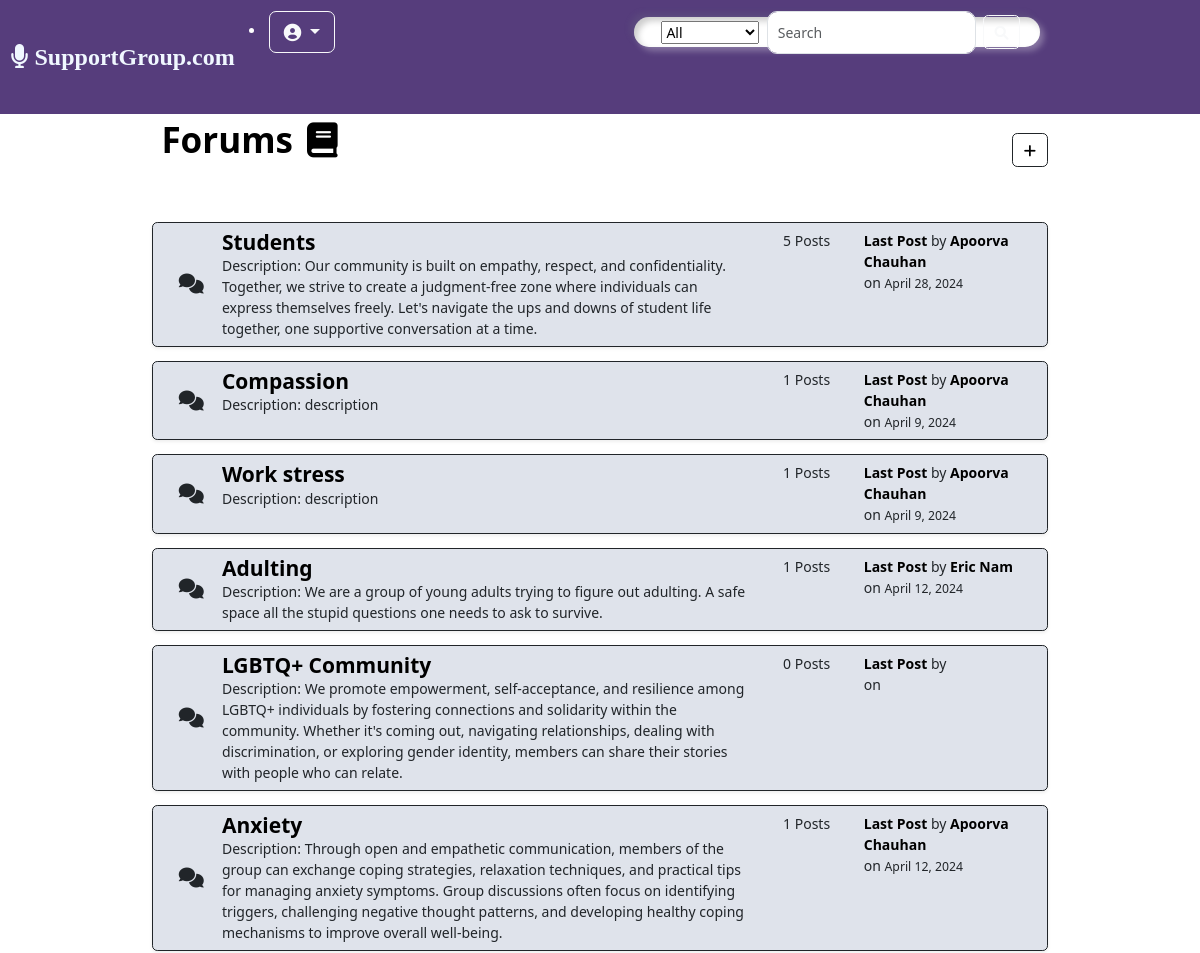
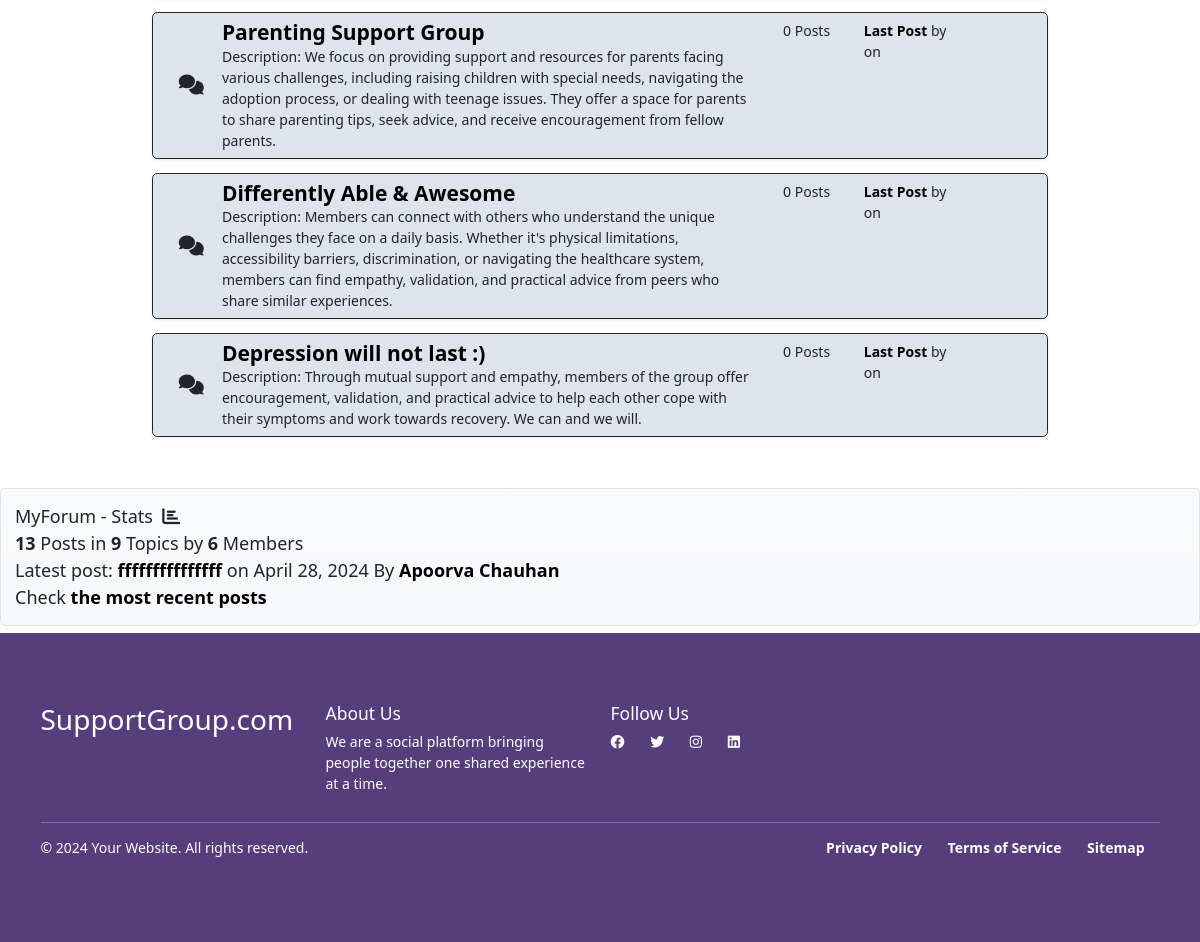
/ (signed in), run on an earlier commit of the app's database (2 pictures, top to bottom).
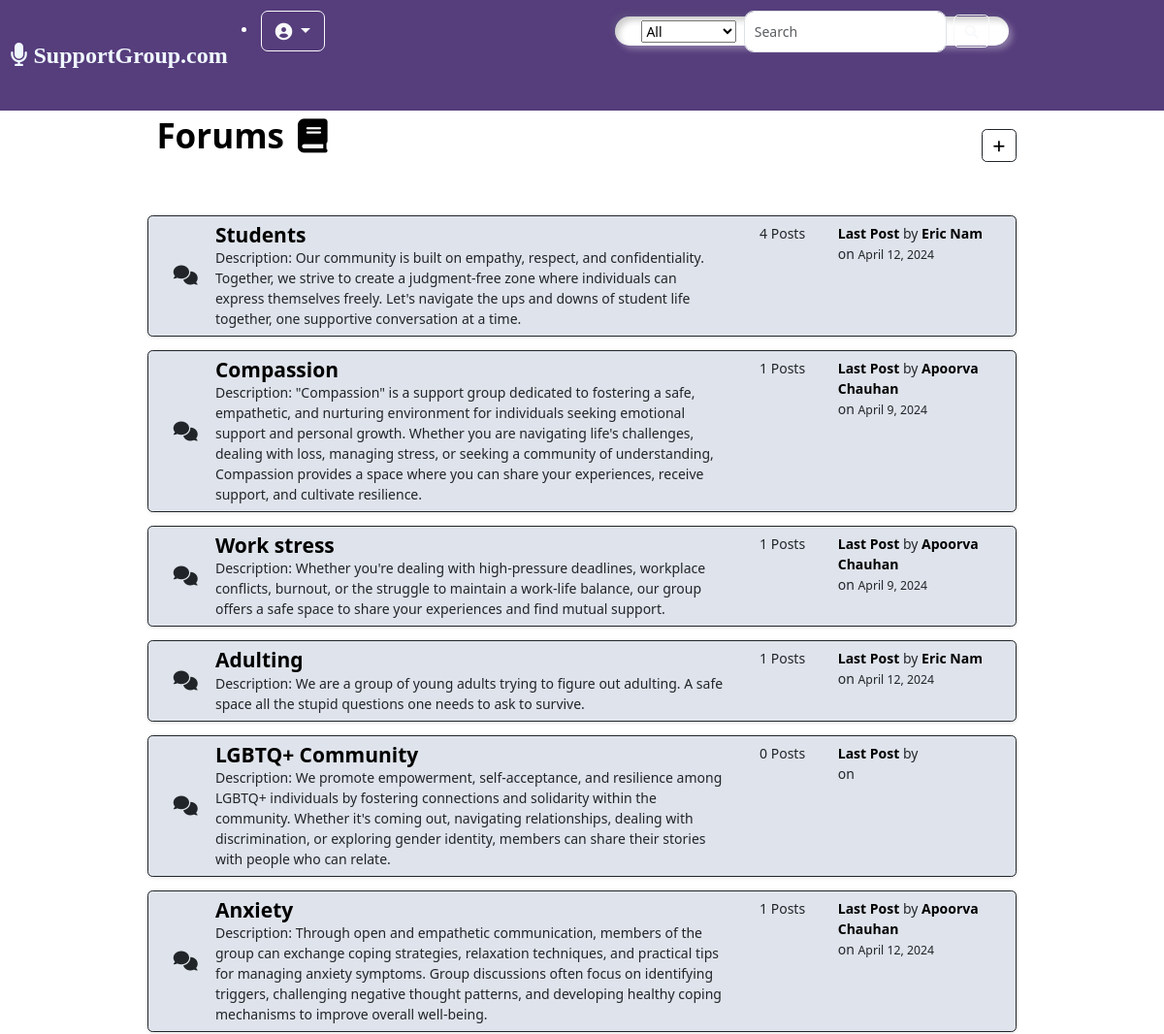
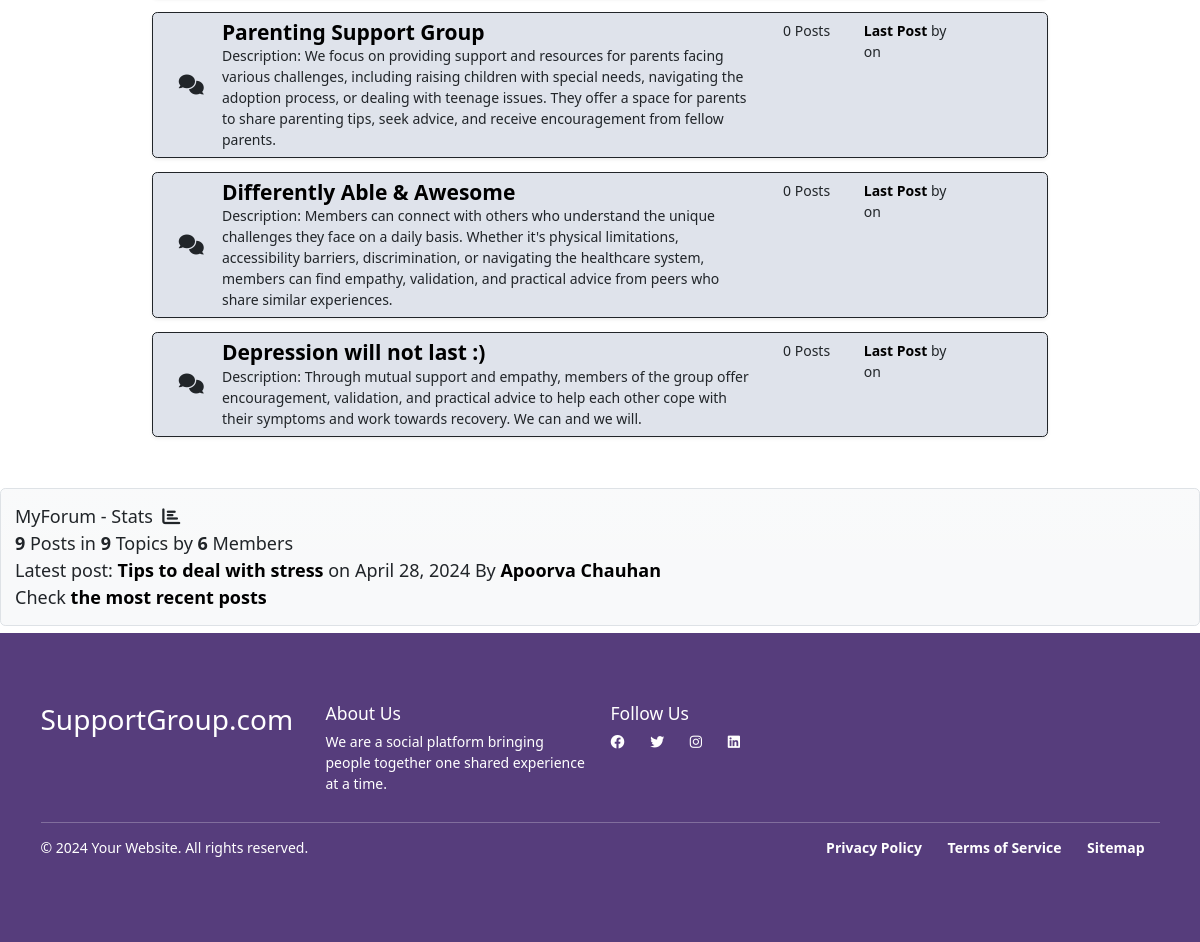
And on a later commit of the database (2 pictures, top to bottom).
### main/models.py (models this page shows, shortened)
class Category(models.Model):
    title = models.CharField(max_length=50)
    slug = models.SlugField(max_length=400, unique=True, blank=True)
    description = models.TextField(default="description")
    class Meta:
        verbose_name_plural = 'categories'
    def get_url(self):
        return reverse("posts", kwargs={
            "slug":self.slug
        })
    @property
    def num_posts(self):
        return Post.objects.filter(categories=self).count()
    @property
    def last_post(self):
        return Post.objects.filter(categories=self).latest("date")

class Post(models.Model):
    title = models.CharField(max_length=400)
    slug = models.SlugField(max_length=400, unique=True, blank=True)
    user = models.ForeignKey(Author, on_delete=models.CASCADE)
    content = HTMLField()
    categories = models.ManyToManyField(Category)
    date = models.DateTimeField(auto_now_add=True)
    approved = models.BooleanField(default=True)
    hit_count_generic = GenericRelation(HitCount, object_id_field='object_pk',
        related_query_name='hit_count_generic_relation'
    )
    tags = TaggableManager()
    comments = models.ManyToManyField(Comment, blank=True)
    closed = models.BooleanField(default=False)
    state = models.CharField(max_length=40, default="zero")
    def get_url(self):
        return reverse("detail", kwargs={
            "slug":self.slug
        })

class Author(models.Model):
    user = models.ForeignKey(User, on_delete=models.CASCADE)
    fullname = models.CharField(max_length=40, blank=True)
    slug  = models.SlugField(max_length=400, unique=True, blank=True)
    bio = HTMLField()
    points = models.IntegerField(default=0)
    profile_pic = ResizedImageField(size=[50,80], quality=100, upload_to="authors", default=None, null=True, blank=True)

### main/views.py (the view)
# urls.py: path("", home, name="home"),
def home(request):
    forums = Category.objects.all()
    num_posts = Post.objects.all().count()
    num_users = User.objects.all().count()
    num_categories = forums.count()
    last_post = Post.objects.latest("date")
    context = {
        "forums":forums,
        "num_posts":num_posts,
        "num_users":num_users,
        "num_categories":num_categories,
        "last_post":last_post,
        "title": "Home Page",
    }
    return render(request, "forums.html",context)

### main/context_processors.py (called while the page is built, shortened)
def searchFunction(request):
    search_context = {}
    posts = Post.objects.all()
    return search_context

### templates/forums.html
{% extends 'base.html' %}
{% block content %}
    <div class="container">
        <div class="subforum">
            <div class="subforum-title">
                <h1 style="font-weight: bolder; text-align: left; color: black; margin-bottom: 0%; margin-top: 3%;"><b>Forums</b><i class="fa fa-book ms-3"></i>
                    {% if user.is_authenticated %}
                    <button type="button" class="btn btn-outline-dark" style="margin-left: 97%; margin-top: -8%;"><a href="{% url 'create_post' %}"><i class="fa fa-plus"></i></a></button>
                    {% endif %}
                </h1>
            </div>
            {% for forum in forums %}
            <div class="subforum-row mt-3 p-2 border border-dark align-middle shadow-sm rounded" style="background-color: #dfe3eb; border-color: #4B4453;">
                <div class="subforum-icon subforum-column center" >
                    <i class="fa fa-comments"></i>
                </div>
                <div class="subforum-description subforum-column" >
                    <h4><a href="{{forum.get_url}}">{{forum.title}}</a></h4>
                    <p>Description: {{forum.description}}</p>
                </div>
                <div class="subforum-stats subforum-column" style="text-align: center;">
                    <span>{{forum.num_posts}} Posts</span>
                </div>
                <div class="subforum-info subforum-column" >
                    <b><a href="{{forum.last_post.get_url}}">Last Post</a></b> by <a href="">{{forum.last_post.user.fullname|title}}</a>
                    <br>
                    on <small>{{forum.last_post.date|date}}</small>
                </div>
            </div>
            {% endfor %}
        </div>
    </div>
     <div class="d-block bg-light bg-gradient  p-3 mb-2 rounded border" style="font-size: large;">
        <div class="chart">
            MyForum - Stats &nbsp;<i class="fa fa-bar-chart"></i>
        </div>
        <span><b>{{num_posts}}</b> Posts in <b>{{num_categories}}</b> Topics by <b>{{num_users}}</b> Members</span><br>
        <span>Latest post: <b><a href="{{last_post.get_url}}">{{last_post.title}}</a></b> on {{last_post.date|date}} By <a href="">{{last_post.user.fullname|title}}</a></span><br>
        <span>Check <a href="{% url 'latest_posts' %}">the most recent posts</a> </span><br>
    </div>
    {% endblock content %}

### templates/base.html (shortened to what this page needs)
{% load static %}
<!DOCTYPE html>
<html lang="en">
<head>
    <link rel="stylesheet" href="{% static 'style.css' %}" />
    <link href="https://cdn.jsdelivr.net/npm/bootstrap@5.3.3/dist/css/bootstrap.min.css"
    rel="stylesheet"
>
    <link href= "https://cdnjs.cloudflare.com/ajax/libs/font-awesome/6.0.0-beta3/css/all.min.css"
    rel="stylesheet">
    <link rel="stylesheet" href="imgaes\logo.jpg">
</head>
<body>
    <header>
        <div class = "navbar" >
            <nav class="navbar fixed-top navbar-expand-lg navbar-dark" style="background-color: #563d7c;">
                <div class="container-fluid">
                    <a class="navbar-brand" href="{% url 'home' %}" style=" font-size: x-large; text-align: justify; color: aliceblue; font-family: cursive;"><i class="fa fa-microphone"></i>  SupportGroup.com </a>
                  <div class="collapse navbar-collapse" id="navbarSupportedContent">
                    <li class="nav-item dropdown me-auto ">
                        {% if user.is_authenticated %}
                        <button class="btn btn-outline-light btn-lg dropdown-toggle" type="button" data-bs-toggle="dropdown" aria-expanded="false">
                            <i class="fa fa-user-circle"></i>
                        </button>
                        {% else %}
                        <button class="btn btn-outline-light btn-lg dropdown-toggle" type="button" data-bs-toggle="dropdown" aria-expanded="false">
                          Log In
                        </button>
                        {% endif %}
                    </li>
                    <form class="d-flex" action="{% url 'search_result' %}" role="form" method="GET">
                    <div style="margin: 2%;" >
                      <select name="search-box" id="">
                        <option value="Everything">All</option>
                      </select>
                    </div>
                      <input class="form-control me-2" type="text" name="q" placeholder="Search" aria-label="Search">
                      <button class="btn btn-outline-light" type="submit" name="search"><i class="fa fa-search"></i></button>
                    </form>
                  </div>
                </div>
              </nav>
        </div>
    </header>
    {% block content %}
    {% endblock content %}
    <footer class="footer" style="background-color: #563d7c;">
        <div class="container">
            <div class="row">
                <div class="col-md-3">
                    <h2>SupportGroup.com</h2>
                </div>
                <div class="col-md-3">
                    <h5>About Us</h5>
                    <p>
                        We are a social platform
                        bringing people together
                        one shared experience at a time.
                   </p>
                </div>
                <div class="col-md-3">
                    <h5>Follow Us</h5>
                    <ul class="list-inline footer-links">
                        <li class="list-inline-item">
                            <a href="#">
                                <i class="fab fa-facebook"></i>
                            </a>
                        </li>
                        <li class="list-inline-item">
                            <a href="#">
                                <i class="fab fa-twitter"></i>
                            </a>
                        </li>
                        <li class="list-inline-item">
                            <a href="#">
                                <i class="fab fa-instagram"></i>
                            </a>
                        </li>
                        <li class="list-inline-item">
                            <a href="#">
                                <i class="fab fa-linkedin"></i>
                            </a>
                        </li>
                    </ul>
                </div>
            </div>
            <hr>
            <div class="row">
                <div class="col-md-6">
                    <p>© 2024 Your Website. All rights reserved.</p>
                </div>
                <div class="col-md-6 text-end">
                    <ul class="list-inline footer-links">
                        <li class="list-inline-item">
                            <a href="#">Privacy Policy</a>
                        </li>
                        <li class="list-inline-item">
                            <a href="#">Terms of Service</a>
                        </li>
                        <li class="list-inline-item">
                            <a href="#">Sitemap</a>
                        </li>
                    </ul>
                </div>
            </div>
        </div>
    </footer>
</body>
</html>

### static/style.css (style rules this page uses)
* { box-sizing: border-box; }
.d-flex { background: #fff; margin: 10px auto; height: 30px; border-radius: 30px; padding: 10px 20px; display: flex; justify-content: center; align-items: center; cursor: pointer; transition: 0.8s; box-shadow: 4px 4px 6px 0 rgba(255,255,255,.3), -4px -4px 6px 0 rgba(116, 125, 136, .2), inset -4px -4px 6px 0 rgba(255,255,255,.2), inset 4px 4px 6px 0 rgba(0, 0, 0, .2); }
a:link { text-decoration: none; color: #000000; }
html { font-size:14px; font-family: "Truculenta", sans-serif; background-color: #563d7c; color: aliceblue; }
a { color: rgb(200, 75, 49); font-weight: bolder; text-decoration: aliceblue; }
h1 { font-size: 24px; font-weight:bolder; }
.container { margin: 20px; padding: 20px; }
.subforum { margin-top: 20px; margin: 10%; margin-top: 3%; margin-bottom: 1%; }
.subforum-title { background-color: #ffffff; color: #FF8A69; padding: 5px; border-radius: 5px; margin: 4px; }
.subforum-description * { margin-block: 0; }
.subforum-row { display: grid; grid-template-columns: 7% 60% 13% 20%; }
.center { display: flex; justify-content: center; align-items: center; }
.subforum-icon i { font-size: 20px; }
footer { color: #ffffff; padding: 30px 0; background-color: #000000; }
.footer-links a { color: #fff; text-decoration: none; margin-right: 15px; transition: color 0.3s ease; }
.navbar { color: #fff; }
.collapse { margin-bottom:50px; }
.collapse input { float: none; padding: 10px; border-radius: 10px; cursor: pointer; }

What changed in the data, as far as the page shows it:
removed Post: title "fffffffffffffff", date "April 28, 2024", user.fullname "Apoorva Chauhan"
computed for Category "Students": num_posts "5" → "4"; last_post.user.fullname "Apoorva Chauhan" → "Eric Nam"; last_post "April 28, 2024" → "April 12, 2024"
changed Category "Compassion": description "description" → "\"Compassion\" is a support group dedicated to fostering a safe, empathetic, and nurturing environment for individuals seeking emotional support and personal growth. Whether you are navigating life's challenges, dealing with loss, managing stress, or seeking a community of understanding, Compassion provides a space where you can share your experiences, receive support, and cultivate resilience."
changed Category "Work stress": description "description" → "Whether you're dealing with high-pressure deadlines, workplace conflicts, burnout, or the struggle to maintain a work-life balance, our group offers a safe space to share your experiences and find mutual support."
now on this page (row unchanged): Post: title "Tips to deal with stress", date "April 28, 2024", user.fullname "Apoorva Chauhan"
Also different on the page:
{{ num_posts }}: "13" → "9"
